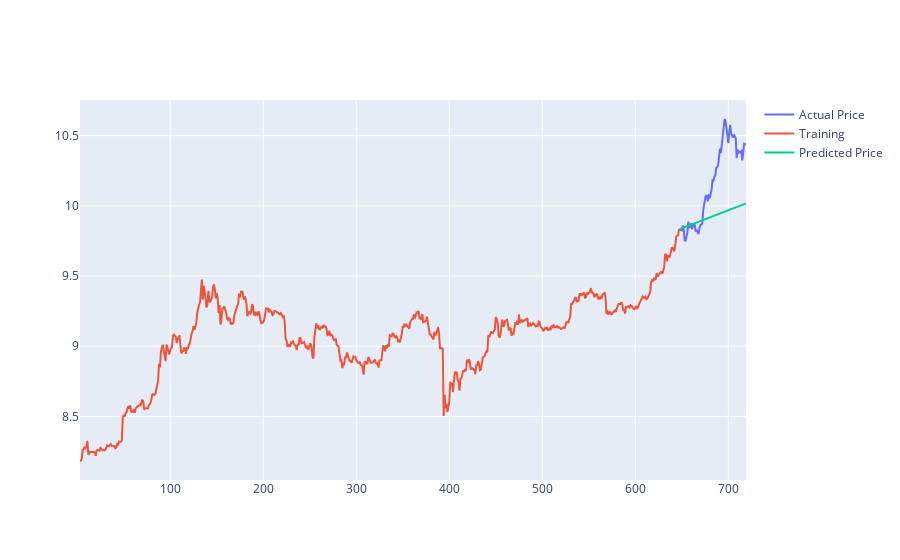

Notebook code for this chart:
### Code cell
import plotly.express as px
from plotly.subplots import make_subplots
import plotly.graph_objects as go 
genral_fig7 = make_subplots(specs=[[{"secondary_y": False}]])
genral_fig7.add_trace(
    go.Scatter(y=test_data['close'], x=test_data.index, name="Actual Price"),
    secondary_y=False,
    )

genral_fig7.add_trace(
    go.Scatter(y=train_data['close'], x=train_data.index, name="Training"),
    secondary_y=False,
    )
genral_fig7.add_trace(
    go.Scatter(y=fc_series[0], x=fc_series.index, name="Predicted Price"),
    secondary_y=False,
    )

### Figure 1 — Plotly figure (JSON) as saved in the notebook; plotly's stock layout.template omitted (floating-point values rounded to 4 significant figures; data arrays with more than 128 entries replaced by an {"elided": "..."} marker saying what was removed)
{"data": [{"name": "Actual Price", "type": "scatter", "x": [648, 649, 650, 651, 652, 653, 654, 655, 656, 657, 658, 659, 660, 661, 662, 663, 664, 665, 666, 667, 668, 669, 670, 671, 672, 673, 674, 675, 676, 677, 678, 679, 680, 681, 682, 683, 684, 685, 686, 687, 688, 689, 690, 691, 692, 693, 694, 695, 696, 697, 698, 699, 700, 701, 702, 703, 704, 705, 706, 707, 708, 709, 710, 711, 712, 713, 714, 715, 716, 717, 718, 719], "xaxis": "x", "y": [9.84, 9.825, 9.824, 9.859, 9.841, 9.752, 9.751, 9.783, 9.811, 9.888, 9.84, 9.863, 9.875, 9.833, 9.862, 9.873, 9.862, 9.816, 9.829, 9.811, 9.799, 9.843, 9.862, 9.865, 9.875, 9.967, 10.03, 10.05, 10.08, 10.06, 10.03, 10.08, 10.05, 10.08, 10.11, 10.18, 10.18, 10.21, 10.22, 10.27, 10.28, 10.29, 10.38, 10.41, 10.37, 10.43, 10.51, 10.59, 10.62, 10.61, 10.55, 10.48, 10.45, 10.52, 10.58, 10.51, 10.49, 10.49, 10.51, 10.49, 10.48, 10.34, 10.4, 10.38, 10.38, 10.38, 10.39, 10.32, 10.41, 10.44, 10.44, 10.44], "yaxis": "y"}, {"name": "Training", "type": "scatter", "x": {"elided": "645 int values"}, "xaxis": "x", "y": {"elided": "645 float values"}, "yaxis": "y"}, {"name": "Predicted Price", "type": "scatter", "x": [648, 649, 650, 651, 652, 653, 654, 655, 656, 657, 658, 659, 660, 661, 662, 663, 664, 665, 666, 667, 668, 669, 670, 671, 672, 673, 674, 675, 676, 677, 678, 679, 680, 681, 682, 683, 684, 685, 686, 687, 688, 689, 690, 691, 692, 693, 694, 695, 696, 697, 698, 699, 700, 701, 702, 703, 704, 705, 706, 707, 708, 709, 710, 711, 712, 713, 714, 715, 716, 717, 718, 719], "xaxis": "x", "y": [9.833, 9.839, 9.84, 9.844, 9.845, 9.848, 9.85, 9.853, 9.856, 9.858, 9.861, 9.863, 9.866, 9.869, 9.871, 9.874, 9.876, 9.879, 9.881, 9.884, 9.887, 9.889, 9.892, 9.894, 9.897, 9.899, 9.902, 9.904, 9.907, 9.91, 9.912, 9.915, 9.917, 9.92, 9.922, 9.925, 9.928, 9.93, 9.933, 9.935, 9.938, 9.94, 9.943, 9.945, 9.948, 9.951, 9.953, 9.956, 9.958, 9.961, 9.963, 9.966, 9.968, 9.971, 9.974, 9.976, 9.979, 9.981, 9.984, 9.986, 9.989, 9.992, 9.994, 9.997, 9.999, 10.0, 10.0, 10.01, 10.01, 10.01, 10.01, 10.02], "yaxis": "y"}], "layout": {"xaxis": {"anchor": "y", "domain": [0, 1]}, "yaxis": {"anchor": "x", "domain": [0, 1]}}}
